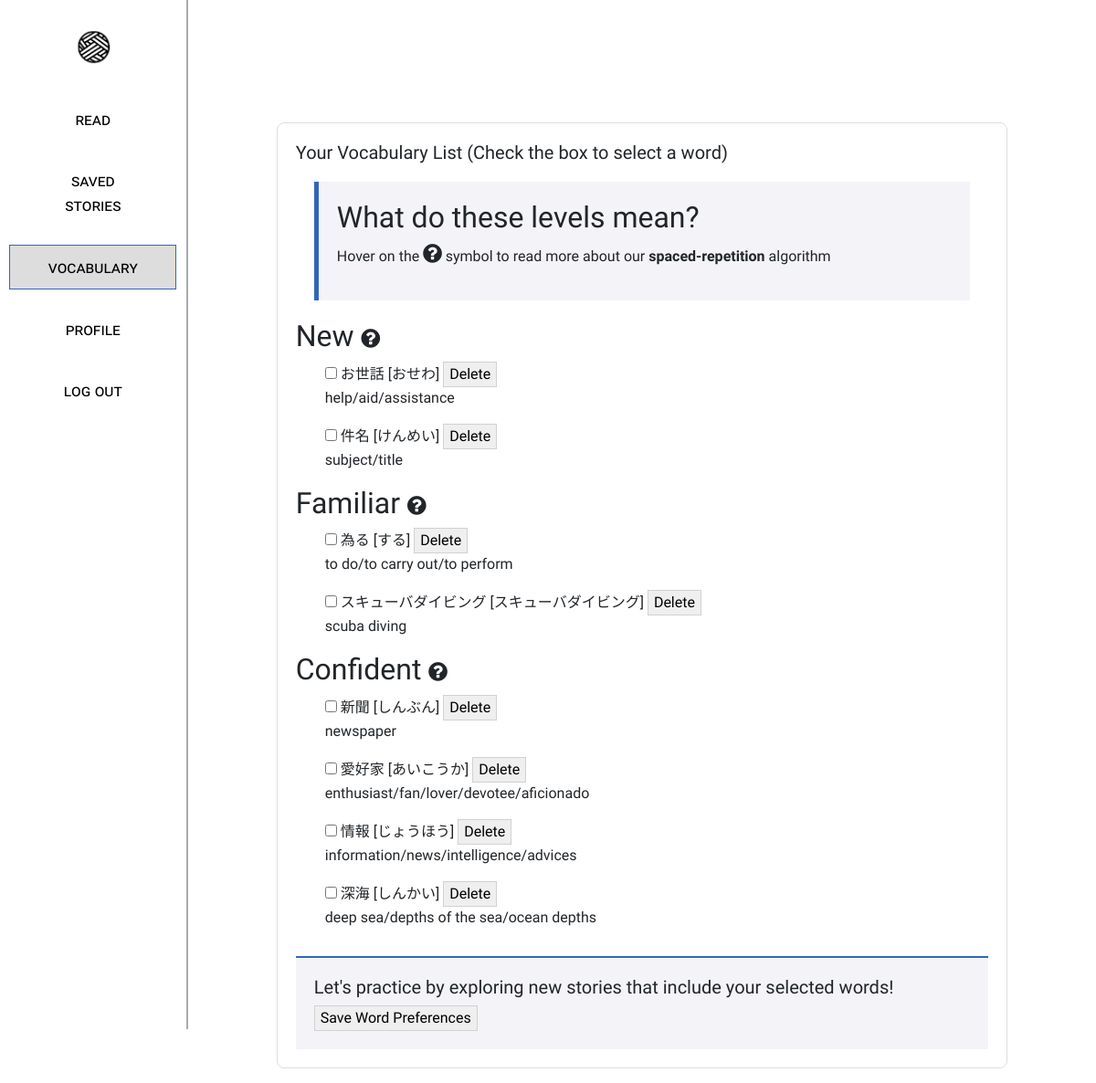
/vocab (signed in), run on the app's committed database.
### app.py (models this page shows)
class Vocabulary(db.Model):
    id = db.Column(db.Integer, primary_key=True)
    chinese_word = db.Column(db.String(100), nullable=False)
    translation = db.Column(db.String(100), server_default='')
    pronunciation = db.Column(db.String(100), server_default='')
    level = db.Column(db.String(50), nullable=False)  # Values: 'new', 'familiar', 'confident'
    user_id = db.Column(db.Integer, db.ForeignKey('users.id'), nullable=False)
    seen = db.Column(db.Integer, default=0)
    user = db.relationship('User', back_populates='vocabularies')

### app.py (the view)
@app.route('/vocab', methods=['GET', 'POST'])
def vocab():
    if 'user' not in session:
        return redirect('/login')
    user_id = User.query.filter_by(username=session['user']).first().id
    if request.method == 'POST':
        if request.form.get('delete'):
            delete_word = request.form.get('delete')
            Vocabulary.query.filter_by(user_id=user_id, chinese_word=delete_word).delete()
            db.session.commit()
            return redirect('/vocab')
        elif request.form.get('submit_action') == 'execute_action':
            selected_words = request.form.getlist('selected_words')
            paragraph_type = request.form.get('action')
            session['selected_words'] = selected_words
            session['paragraph_type'] = paragraph_type
            flash('Your selection has been saved! Go to "Read" to generate your story.', 'info-selection')
            return redirect('/vocab')
    else:
        vocab_list = Vocabulary.query.filter_by(user_id=user_id).all()
        vocab_dict = {'new': [], 'familiar': [], 'confident': []}
        for vocab in vocab_list:
            vocab_dict[vocab.level].append({'word': vocab.chinese_word, 'sense': vocab.translation.split('(')[0], 'pronunciation': vocab.pronunciation})
        return render_template('vocab.html', vocab=vocab_dict)

### templates/vocab.html (shortened to what this page needs)
<!DOCTYPE html>
<html>
<head>
    <link rel="stylesheet" href="../static/styles.css">
    <link rel="stylesheet" href="https://cdnjs.cloudflare.com/ajax/libs/font-awesome/4.7.0/css/font-awesome.min.css">
    <link href="https://cdn.jsdelivr.net/npm/bootstrap@5.3.0/dist/css/bootstrap.min.css" rel="stylesheet">
</head>
<body>
    <div class="urbanist-main">
        <div style="display:flex; flex-direction: row;">
            <div class="sidebar" style="flex-direction: column;">
                <a href="/" style="display: inline-block; height: 40px;">
                    <img style="height: 100%;" src="../static/wordweaverlogo.png" alt="Home">
                </a>
                <div style="display: flex; flex-direction: column; margin-top:15px; width:90%">
                    <div class="sidebar-item" >
                        <form action="/read" style="width:100%">
                            <button class="white long smallcaps-text" style="width:100%; color:black; border:0px;">
                                read
                            </button>
                        </form>
                    </div>
                    <div class="sidebar-item" >
                        <form action="/stories" style="width:100%">
                            <button class="white long smallcaps-text" style="width:100%; color:black; border:0px">
                                saved stories
                            </button>
                        </form>
                    </div>
                    <div class="sidebar-item" >
                        <form action="/vocab" style="width:100%">
                            <button class="long smallcaps-text" style="width:100%; color:black; background: #ddd; border: 1px solid #3066be">
                                vocabulary
                            </button>
                        </form>
                    </div>
                    <div class="sidebar-item" >
                        <form action="/profile" style="width:100%">
                            <button class="white long smallcaps-text" style="width:100%; color:black; border:0px">
                                profile
                            </button>
                        </form>
                    </div>
                    <div class="sidebar-item" >
                        <form action="/logout" style="width:100%">
                            <button class="white long smallcaps-text" style="width:100%; color:black; border:0px">
                                log out
                            </button>
                        </form>
                    </div>
                </div>
            </div>
            <div class="ui" style="width:100%; overflow: scroll; max-height: 100vh; display: inline-block;">
                <div style="flex-direction: column;">
                    <div class="left aligned column main-col" style="max-width: 800px; margin-top: 150px;">
                        <div class="center-container" id="text" style="text-align: left;">
                            <h1 class="huge">Your Vocabulary List (Check the box to select a word)</h1>
                            <div class="preamble-section" style="margin: 20px; padding: 20px; background-color: #f4f4f8; border-left: 5px solid #3066be;">
                                <h2>What do these levels mean?</h2>
                                <p>Hover on the <i style="font-size:24px" class="fa">&#xf059;</i>
                                    symbol to read more about our <strong>spaced-repetition</strong> algorithm</p>
                            </div>
                            <form action="/vocab" method="POST">
                                {% for level, words in vocab.items() %}
                                    <h2>
                                        <span>{{ level.capitalize() }}</span>
                                        <span class="hoverel"><i style="font-size:24px;margin-left:auto" class="fa">&#xf059;
                                            </i>
                                        </span>
                                    </h2>
                                    <ul>
                                        {% for word in words %}
                                                <input type="checkbox" name="selected_words" value="{{ word.word }}" id="{{ word.word }}">
                                                <label for="{{ word.word }}">{{ word.word }}</label>
                                                {% if word.pronunciation != "" %}
                                                    <span>[{{ word.pronunciation }}]</span>
                                                    <button type="submit" name="delete" value="{{ word.word }}">Delete</button>
                                                {% endif %}
                                                <p>{{ word.sense }}</p>
                                        {% endfor %}
                                    </ul>
                                {% endfor %}
                                <div class="practice-section">
                                    <h1 class="huge">Let's practice by exploring new stories that include your selected words! </h1>
                                    <button type="submit" name="submit_action" value="execute_action">Save Word Preferences</button>
                                </div>
                            </form>
                        </div>
                    </div>
                </div>
            </div>
        </div>
    </div>
</body>
</html>

### static/styles.css (style rules this page uses)
.center-container { margin: 10px; text-align: center; box-sizing: inherit; }
.ui { flex-wrap: wrap; padding: 0; margin: -1rem; }
.left.aligned { text-align: left; }
.column { max-width: 800px; width: 100%; padding: 10px; }
.huge { font-size: 1.25em; font-weight: 400; }
button { border: 1px solid rgba(34,36,38,.15); border-radius: .28571429rem; transition: box-shadow .1s ease,border-color .1s ease; box-shadow: none; bottom: 1px; cursor: pointer; }
.urbanist-main { font-family: "Urbanist", sans-serif; font-optical-sizing: auto; font-style: normal; }
button.long { padding: 10px 35px; }
button.white { background:#fff; color: #3066be; border-color: #aaa }
body { animation: fadeInAnimation ease 1s; animation-iteration-count: 1; animation-fill-mode: forwards; }
.main-col { display: flex; flex-direction: column; margin: auto; border: 1px solid #ddd; background: #fff; border-radius: 8px; }
.sidebar { display: flex; width: 20%; padding-top:2rem; align-items: center; border-right: 2px solid #aaa; height: 95vh; z-index: 2; }
.sidebar-item { width: 100%; justify-content: center; display: flex; margin-top:20px }
.smallcaps-text { font-size: 18px; font-variant: small-caps;; }
.practice-section { background-color: #f4f4f8; padding: 20px; margin-top: 30px; border-top: 2px solid #3066be; }
.hoverel { position: relative; display: inline-block; }

### data on the page
Vocabulary: word "お世話", pronunciation "おせわ", sense "help/aid/assistance"
Vocabulary: word "件名", pronunciation "けんめい", sense "subject/title"
Vocabulary: word "為る", pronunciation "する", sense "to do/to carry out/to perform"
Vocabulary: word "スキューバダイビング", pronunciation "スキューバダイビング", sense "scuba diving"
Vocabulary: word "新聞", pronunciation "しんぶん", sense "newspaper"
Vocabulary: word "愛好家", pronunciation "あいこうか", sense "enthusiast/fan/lover/devotee/aficionado"
Vocabulary: word "情報", pronunciation "じょうほう", sense "information/news/intelligence/advices"
Vocabulary: word "深海", pronunciation "しんかい", sense "deep sea/depths of the sea/ocean depths"

### other printed values
{{ level.capitalize() }} "New" "Familiar" "Confident"
